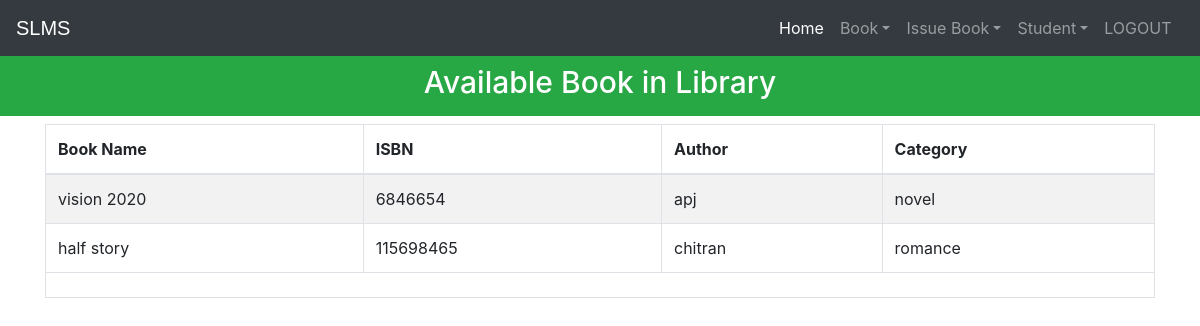
The app's page /viewbook (signed in) with its own data.
### library/models.py (models this page shows, shortened)
class Book(models.Model):
    catchoice= [
        ('education', 'Education'),
        ('entertainment', 'Entertainment'),
        ('comics', 'Comics'),
        ('biography', 'Biography'),
        ('history', 'History'),
        ('novel', 'Novel'),
        ('fantasy', 'Fantasy'),
        ('thriller', 'Thriller'),
        ('romance', 'Romance'),
        ('scifi','Sci-Fi')
        ]
    name=models.CharField(max_length=30)
    isbn=models.PositiveIntegerField()
    author=models.CharField(max_length=40)
    category=models.CharField(max_length=30,choices=catchoice,default='education')

### library/views.py (the view)
# urls.py: path('viewbook', views.viewbook_view),
@login_required(login_url='adminlogin')
@user_passes_test(is_admin)
def viewbook_view(request):
    books=models.Book.objects.all()
    return render(request,'library/viewbook.html',{'books':books})

### library/views.py (called while the page is built)
def is_admin(user):
    return user.groups.filter(name='ADMIN').exists()

### templates/library/viewbook.html (shortened to what this page needs)
<!DOCTYPE html>
<html lang="en" dir="ltr">
  <head>
  </head>
  <body>
    {% include "library/navbaradmin.html" %}
    <br>
    <br>
    <h3 class="p-3 mb-2 bg-success text-white" style = 'font-size: 30px;text-align:center;'>Available Book in Library</h3>
{% if books%}
<div class="container">
  <table class="table table-hover table-condensed table-striped table-bordered">
    <thead>
    <tr>
    <th>Book Name</th>
    <th>ISBN</th>
    <th>Author</th>
    <th>Category</th>
    </tr>
    </thead>
    <tfoot>
    <tr>
    <td colspan="4" rowspan="4">
    </td>
    </tr>
    </tfoot>
    <tbody>
      {% for book in books %}
        <tr>
          <td>{{book.name}}</td>
          <td>{{book.isbn}}</td>
          <td>{{book.author}}</td>
          <td>{{book.category}}</td>
        </tr>
      {% endfor %}
    </tbody>
    </table>
</div>
{%else%}
<h1>Have 0 book</h1>
{%endif%}
<br><br><br><br><br><br><br><br><br>
    {% include "library/footer.html" %}
  </body>
</html>

### templates/library/navbaradmin.html (shortened to what this page needs)
<!DOCTYPE html>
{% load static %}
<html lang="en">
<head>
<link rel="stylesheet" href="https://stackpath.bootstrapcdn.com/bootstrap/4.3.1/css/bootstrap.min.css">
<link rel="stylesheet" href="https://maxcdn.bootstrapcdn.com/font-awesome/4.7.0/css/font-awesome.min.css">
</head>
<body>
<div class="bs-example">
    <nav class="navbar navbar-expand-md bg-dark navbar-dark fixed-top">
        <a href="/" class="navbar-brand">SLMS</a>
        <div class="collapse navbar-collapse justify-content-between" id="navbarCollapse">
            <div class="navbar-nav">
              <a href="/" class="nav-item nav-link active">Home</a>
                <div class="nav-item dropdown">
                  <a href="#" class="nav-link dropdown-toggle" data-toggle="dropdown">Book</a>
                </div>
                <div class="nav-item dropdown">
                  <a href="#" class="nav-link dropdown-toggle" data-toggle="dropdown">Issue Book</a>
                </div>
                <div class="nav-item dropdown">
                  <a href="#" class="nav-link dropdown-toggle" data-toggle="dropdown">Student</a>
                </div>
                <a href="logout" class="nav-item nav-link">LOGOUT</a> &nbsp
            </div>
        </div>
    </nav>
</div>
</body>
</html>

### templates/library/footer.html (shortened to what this page needs)
<!DOCTYPE html>
<html>
<head>
</head>
</html>

### templates/library/navbaradmin.html (style rules this page uses)
.bs-example { margin: 0px; }
.navbar-brand { font-size: 20px; font-family: sans-serif; }

### records on screen
Book: name "vision 2020", isbn "6846654", author "apj", category "novel"
Book: name "half story", isbn "115698465", author "chitran", category "romance"
